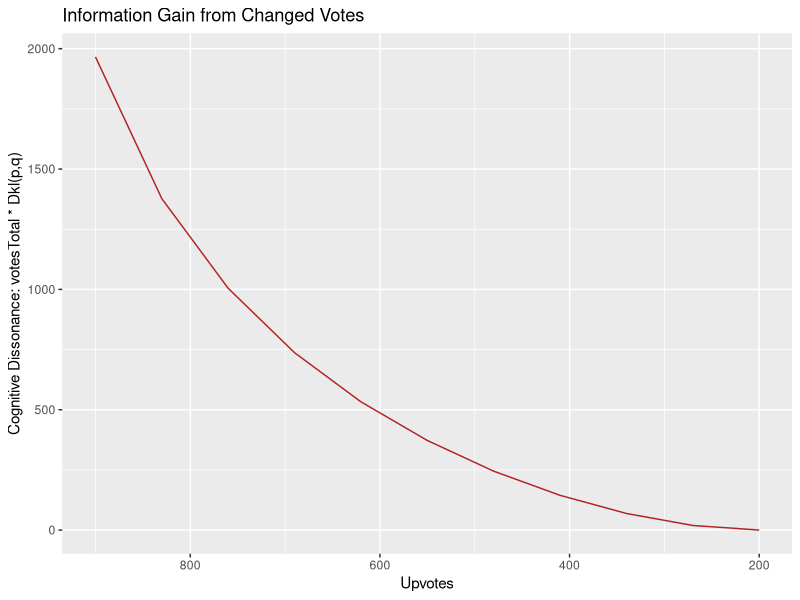
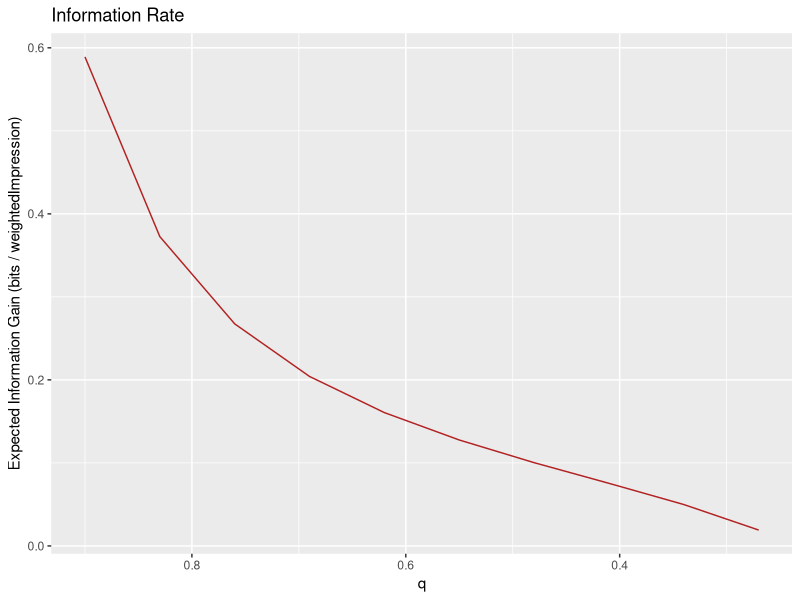

Here is the R script that generated these plots, in order:
## ---- chunk 1

lg = function(n) {
  return(log(n,2))
}

cross_entropy = function(p,q) {
  if (p == 0) {
    return (-lg(1-q))
  }
  if (p == 1) {
    return (-lg(q))
  }
  return (- p * lg(q) - (1-p) * lg(1-q))
  
}

dkl = function(p, q) {
  return (cross_entropy(p,q) - cross_entropy(p,p))
}

library(dplyr)
library(tidyr)
library(ggplot2)

library(knitr)

p = 0.2
q0 = 0.9
votesTotal = 1000
steps = 10
voteRate = votesTotal / steps
step = 0:steps
attentionTotal=10000
deltaAttention = attentionTotal/steps
voteChangeRate = votesTotal*(p-q0)/attentionTotal
upvotes = votesTotal*q0 + step*deltaAttention * voteChangeRate
q = upvotes/votesTotal
dissonance = votesTotal * dkl(p,q)
gain = dissonance[1:steps] - c(dissonance[2:steps],c(0))
totalDissonance = dissonance[1]

df = data.frame(weightedImpressions=step*deltaAttention, q=q, upvotes=upvotes,dissonance=dissonance,informationGain=c(NA,gain))

knitr::kable(df, format="markdown")

## ---- chunk 2

plot = ggplot() +
  geom_line(aes(x = upvotes, y = dissonance), color = "firebrick") +
  labs(
    title = "Information Gain from Changed Votes",
    x = "Upvotes",
    y = "Cognitive Dissonance: votesTotal * Dkl(p,q)",
  ) 


if(p < q0) { plot = plot + scale_x_reverse() }
plot


## ---- chunk 3



plot = ggplot() +
  geom_line(aes(x = q[1:steps], y = gain/deltaAttention), color = "firebrick") +
  labs(
    title = "Information Rate",
    x = "q",
    y = "Expected Information Gain (bits / weightedImpression)",
  )


if(p < q0) { plot = plot + scale_x_reverse() }
plot

